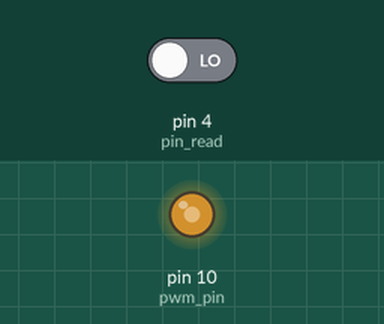
This sketch was run on a simulated Arduino Uno, built with avr-gcc and run on an emulated ATmega328P. Parts: output pins drawn as LEDs (lit = HIGH). The test bench sets the inputs (shaded band); at power-on: pin 4 (pin_read) LOW. What the sketch prints to the serial monitor is not drawn.

Above: at 0.1 s.
Timing chart, 0 to 1.6 s (numbered marks = the images above):
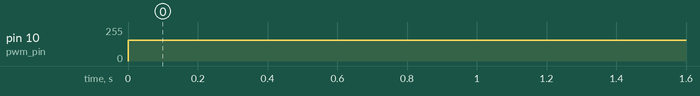

The sketch:

Test_pwm.ino
```cpp
const int pwm_pin = 10;
const int rx_pin = 0;
const int pin_read = 4;

void setup() {
  pinMode(pwm_pin, OUTPUT);
  pinMode(pin_read, INPUT);
//  Serial.begin(115200);
  Serial.begin(1000000);
}

void loop() {
  analogWrite(pwm_pin, 155);
  int val = digitalRead(pin_read);
//  float i = 100.0f*analogRead(A0)/1024.0f;
  Serial.println(val);
}
```

Measured:
- by itself, pin 10 (pwm_pin): 0/255 → 155/255 at 0.00 s
